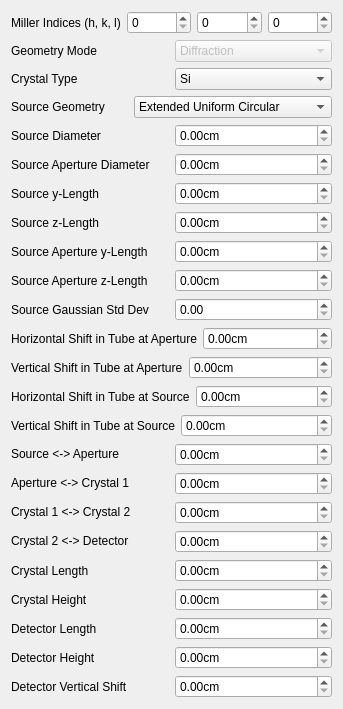
           <widget class="QWidget" name="scrollAreaWidgetContents_2">
            <property name="geometry">
             <rect>
              <x>0</x>
              <y>0</y>
              <width>343</width>
              <height>690</height>
             </rect>
            </property>
            <layout class="QVBoxLayout" name="verticalLayout_5">
             <item>
              <layout class="QHBoxLayout" name="horizontalLayout_81">
               <item>
                <widget class="QLabel" name="sg_label_66">
                 <property name="text">
                  <string>Miller Indices (h, k, l)</string>
                 </property>
                </widget>
               </item>
               <item>
                <widget class="QSpinBox" name="spinBox_5"/>
               </item>
               <item>
                <widget class="QSpinBox" name="spinBox_6"/>
               </item>
               <item>
                <widget class="QSpinBox" name="spinBox_7"/>
               </item>
              </layout>
             </item>
             <item>
              <layout class="QHBoxLayout" name="horizontalLayout_82">
               <item>
                <widget class="QLabel" name="sg_label_78">
                 <property name="text">
                  <string>Geometry Mode</string>
                 </property>
                </widget>
               </item>
               <item>
                <widget class="QComboBox" name="src_geometry_5">
                 <property name="enabled">
                  <bool>false</bool>
                 </property>
                 <item>
                  <property name="text">
                   <string>Diffraction</string>
                  </property>
                 </item>
                 <item>
                  <property name="text">
                   <string>Transmission</string>
                  </property>
                 </item>
                </widget>
               </item>
              </layout>
             </item>
             <item>
              <layout class="QHBoxLayout" name="horizontalLayout_83">
               <item>
                <widget class="QLabel" name="sg_label_79">
                 <property name="text">
                  <string>Crystal Type</string>
                 </property>
                </widget>
               </item>
               <item>
                <widget class="QComboBox" name="src_geometry_6">
                 <property name="enabled">
                  <bool>true</bool>
                 </property>
                 <item>
                  <property name="text">
                   <string>Si</string>
                  </property>
                 </item>
                 <item>
                  <property name="text">
                   <string>Ge</string>
                  </property>
                 </item>
                </widget>
               </item>
              </layout>
             </item>
             <item>
              <layout class="QHBoxLayout" name="horizontalLayout_5">
               <item>
                <widget class="QLabel" name="sg_label">
                 <property name="text">
                  <string>Source Geometry</string>
                 </property>
                </widget>
               </item>
               <item>
                <widget class="QComboBox" name="src_geometry">
                 <item>
                  <property name="text">
                   <string>Extended Uniform Circular</string>
                  </property>
                 </item>
                 <item>
                  <property name="text">
                   <string>Extended Uniform Rectangular</string>
                  </property>
                 </item>
                 <item>
                  <property name="text">
                   <string>Point</string>
                  </property>
                 </item>
                 <item>
                  <property name="text">
                   <string>Extended Gaussian</string>
                  </property>
                 </item>
                </widget>
               </item>
              </layout>
             </item>
             <item>
              <layout class="QHBoxLayout" name="horizontalLayout_17">
               <item>
                <widget class="QLabel" name="sg_label_13">
                 <property name="text">
                  <string>Source Diameter</string>
                 </property>
                </widget>
               </item>
               <item>
                <widget class="QDoubleSpinBox" name="src_aprt_11">
                 <property name="suffix">
                  <string>cm</string>
                 </property>
                 <property name="decimals">
                  <number>2</number>
                 </property>
                 <property name="maximum">
                  <double>9999.000000000000000</double>
                 </property>
                </widget>
               </item>
              </layout>
             </item>
             <item>
              <layout class="QHBoxLayout" name="horizontalLayout_18">
               <item>
                <widget class="QLabel" name="sg_label_14">
                 <property name="text">
                  <string>Source Aperture Diameter</string>
                 </property>
                </widget>
               </item>
               <item>
                <widget class="QDoubleSpinBox" name="src_aprt_12">
                 <property name="suffix">
                  <string>cm</string>
                 </property>
                 <property name="decimals">
                  <number>2</number>
                 </property>
                 <property name="maximum">
                  <double>9999.000000000000000</double>
                 </property>
                </widget>
               </item>
              </layout>
             </item>
             <item>
              <layout class="QHBoxLayout" name="horizontalLayout_24">
               <item>
                <widget class="QLabel" name="sg_label_20">
                 <property name="text">
                  <string>Source y-Length</string>
                 </property>
                </widget>
               </item>
               <item>
                <widget class="QDoubleSpinBox" name="src_aprt_18">
                 <property name="suffix">
                  <string>cm</string>
                 </property>
                 <property name="decimals">
                  <number>2</number>
                 </property>
                 <property name="maximum">
                  <double>9999.000000000000000</double>
                 </property>
                </widget>
               </item>
              </layout>
             </item>
             <item>
              <layout class="QHBoxLayout" name="horizontalLayout_25">
               <item>
                <widget class="QLabel" name="sg_label_21">
                 <property name="text">
                  <string>Source z-Length</string>
                 </property>
                </widget>
               </item>
               <item>
                <widget class="QDoubleSpinBox" name="src_aprt_19">
                 <property name="suffix">
                  <string>cm</string>
                 </property>
                 <property name="decimals">
                  <number>2</number>
                 </property>
                 <property name="maximum">
                  <double>9999.000000000000000</double>
                 </property>
                </widget>
               </item>
              </layout>
             </item>
             <item>
              <layout class="QHBoxLayout" name="horizontalLayout_26">
               <item>
                <widget class="QLabel" name="sg_label_22">
                 <property name="text">
                  <string>Source Aperture y-Length</string>
                 </property>
                </widget>
               </item>
               <item>
                <widget class="QDoubleSpinBox" name="src_aprt_20">
                 <property name="suffix">
                  <string>cm</string>
                 </property>
                 <property name="decimals">
                  <number>2</number>
                 </property>
                 <property name="maximum">
                  <double>9999.000000000000000</double>
                 </property>
                </widget>
               </item>
              </layout>
             </item>
             <item>
              <layout class="QHBoxLayout" name="horizontalLayout_27">
               <item>
                <widget class="QLabel" name="sg_label_23">
                 <property name="text">
                  <string>Source Aperture z-Length</string>
                 </property>
                </widget>
               </item>
               <item>
                <widget class="QDoubleSpinBox" name="src_aprt_21">
                 <property name="suffix">
                  <string>cm</string>
                 </property>
                 <property name="decimals">
                  <number>2</number>
                 </property>
                 <property name="maximum">
                  <double>9999.000000000000000</double>
                 </property>
                </widget>
               </item>
              </layout>
             </item>
             <item>
              <layout class="QHBoxLayout" name="horizontalLayout_19">
               <item>
                <widget class="QLabel" name="sg_label_15">
                 <property name="text">
                  <string>Source Gaussian Std Dev</string>
                 </property>
                </widget>
               </item>
               <item>
                <widget class="QDoubleSpinBox" name="src_aprt_13">
                 <property name="suffix">
                  <string/>
                 </property>
                 <property name="decimals">
                  <number>2</number>
                 </property>
                 <property name="maximum">
                  <double>9999.000000000000000</double>
                 </property>
                </widget>
               </item>
              </layout>
             </item>
             <item>
              <layout class="QHBoxLayout" name="horizontalLayout_20">
               <item>
                <widget class="QLabel" name="sg_label_16">
                 <property name="text">
                  <string>Horizontal Shift in Tube at Aperture</string>
                 </property>
                </widget>
               </item>
               <item>
                <widget class="QDoubleSpinBox" name="src_aprt_14">
                 <property name="suffix">
                  <string>cm</string>
                 </property>
                 <property name="decimals">
                  <number>2</number>
                 </property>
                 <property name="maximum">
                  <double>9999.000000000000000</double>
                 </property>
                </widget>
               </item>
              </layout>
             </item>
             <item>
              <layout class="QHBoxLayout" name="horizontalLayout_21">
               <item>
                <widget class="QLabel" name="sg_label_17">
                 <property name="text">
                  <string>Vertical Shift in Tube at Aperture</string>
                 </property>
                </widget>
               </item>
               <item>
                <widget class="QDoubleSpinBox" name="src_aprt_15">
                 <property name="suffix">
                  <string>cm</string>
                 </property>
                 <property name="decimals">
                  <number>2</number>
                 </property>
                 <property name="maximum">
                  <double>9999.000000000000000</double>
                 </property>
                </widget>
               </item>
              </layout>
             </item>
             <item>
              <layout class="QHBoxLayout" name="horizontalLayout_22">
               <item>
                <widget class="QLabel" name="sg_label_18">
                 <property name="text">
                  <string>Horizontal Shift in Tube at Source</string>
                 </property>
                </widget>
               </item>
               <item>
                <widget class="QDoubleSpinBox" name="src_aprt_16">
                 <property name="suffix">
                  <string>cm</string>
                 </property>
                 <property name="decimals">
                  <number>2</number>
                 </property>
                 <property name="maximum">
                  <double>9999.000000000000000</double>
                 </property>
                </widget>
               </item>
              </layout>
             </item>
             <item>
              <layout class="QHBoxLayout" name="horizontalLayout_23">
               <item>
                <widget class="QLabel" name="sg_label_19">
                 <property name="text">
                  <string>Vertical Shift in Tube at Source</string>
                 </property>
                </widget>
               </item>
               <item>
                <widget class="QDoubleSpinBox" name="src_aprt_17">
                 <property name="suffix">
                  <string>cm</string>
                 </property>
                 <property name="decimals">
                  <number>2</number>
                 </property>
                 <property name="maximum">
                  <double>9999.000000000000000</double>
                 </property>
                </widget>
               </item>
              </layout>
             </item>
             <item>
              <layout class="QHBoxLayout" name="horizontalLayout_6">
               <item>
                <widget class="QLabel" name="sg_label_2">
                 <property name="text">
                  <string>Source &lt;-&gt; Aperture</string>
                 </property>
                </widget>
               </item>
               <item>
                <widget class="QDoubleSpinBox" name="src_aprt">
                 <property name="suffix">
                  <string>cm</string>
                 </property>
                 <property name="decimals">
                  <number>2</number>
                 </property>
                 <property name="maximum">
                  <double>9999.000000000000000</double>
                 </property>
                </widget>
               </item>
              </layout>
             </item>
             <item>
              <layout class="QHBoxLayout" name="horizontalLayout_7">
               <item>
                <widget class="QLabel" name="sg_label_3">
                 <property name="text">
                  <string>Aperture &lt;-&gt; Crystal 1</string>
                 </property>
                </widget>
               </item>
               <item>
                <widget class="QDoubleSpinBox" name="src_aprt_2">
                 <property name="suffix">
                  <string>cm</string>
                 </property>
                 <property name="decimals">
                  <number>2</number>
                 </property>
                 <property name="maximum">
                  <double>9999.000000000000000</double>
                 </property>
                </widget>
               </item>
              </layout>
             </item>
             <item>
              <layout class="QHBoxLayout" name="horizontalLayout_8">
               <item>
                <widget class="QLabel" name="sg_label_4">
                 <property name="text">
                  <string>Crystal 1 &lt;-&gt; Crystal 2</string>
                 </property>
                </widget>
               </item>
               <item>
                <widget class="QDoubleSpinBox" name="src_aprt_3">
                 <property name="suffix">
                  <string>cm</string>
                 </property>
                 <property name="decimals">
                  <number>2</number>
                 </property>
                 <property name="maximum">
                  <double>9999.000000000000000</double>
                 </property>
                </widget>
               </item>
              </layout>
             </item>
             <item>
              <layout class="QHBoxLayout" name="horizontalLayout_9">
               <item>
                <widget class="QLabel" name="sg_label_5">
                 <property name="text">
                  <string>Crystal 2 &lt;-&gt; Detector</string>
                 </property>
                </widget>
               </item>
               <item>
                <widget class="QDoubleSpinBox" name="src_aprt_4">
                 <property name="suffix">
                  <string>cm</string>
                 </property>
                 <property name="decimals">
                  <number>2</number>
                 </property>
                 <property name="maximum">
                  <double>9999.000000000000000</double>
                 </property>
                </widget>
               </item>
              </layout>
             </item>
             <item>
              <layout class="QHBoxLayout" name="horizontalLayout_11">
               <item>
                <widget class="QLabel" name="sg_label_7">
                 <property name="text">
                  <string>Crystal Length</string>
                 </property>
                </widget>
               </item>
               <item>
                <widget class="QDoubleSpinBox" name="src_aprt_6">
                 <property name="suffix">
                  <string>cm</string>
                 </property>
                 <property name="decimals">
                  <number>2</number>
                 </property>
                 <property name="maximum">
                  <double>9999.000000000000000</double>
                 </property>
                </widget>
               </item>
              </layout>
             </item>
             <item>
              <layout class="QHBoxLayout" name="horizontalLayout_12">
               <item>
                <widget class="QLabel" name="sg_label_8">
                 <property name="text">
                  <string>Crystal Height</string>
                 </property>
                </widget>
               </item>
               <item>
                <widget class="QDoubleSpinBox" name="src_aprt_7">
                 <property name="suffix">
                  <string>cm</string>
                 </property>
                 <property name="decimals">
                  <number>2</number>
                 </property>
                 <property name="maximum">
                  <double>9999.000000000000000</double>
                 </property>
                </widget>
               </item>
              </layout>
             </item>
             <item>
              <layout class="QHBoxLayout" name="horizontalLayout_13">
               <item>
                <widget class="QLabel" name="sg_label_9">
                 <property name="text">
                  <string>Detector Length</string>
                 </property>
                </widget>
               </item>
               <item>
                <widget class="QDoubleSpinBox" name="src_aprt_8">
                 <property name="suffix">
                  <string>cm</string>
                 </property>
                 <property name="decimals">
                  <number>2</number>
                 </property>
                 <property name="maximum">
                  <double>9999.000000000000000</double>
                 </property>
                </widget>
               </item>
              </layout>
             </item>
             <item>
              <layout class="QHBoxLayout" name="horizontalLayout_14">
               <item>
                <widget class="QLabel" name="sg_label_10">
                 <property name="text">
                  <string>Detector Height</string>
                 </property>
                </widget>
               </item>
               <item>
                <widget class="QDoubleSpinBox" name="src_aprt_9">
                 <property name="suffix">
                  <string>cm</string>
                 </property>
                 <property name="decimals">
                  <number>2</number>
                 </property>
                 <property name="maximum">
                  <double>9999.000000000000000</double>
                 </property>
                </widget>
               </item>
              </layout>
             </item>
             <item>
              <layout class="QHBoxLayout" name="horizontalLayout_15">
               <item>
                <widget class="QLabel" name="sg_label_11">
                 <property name="text">
                  <string>Detector Vertical Shift</string>
                 </property>
                </widget>
               </item>
               <item>
                <widget class="QDoubleSpinBox" name="src_aprt_10">
                 <property name="suffix">
                  <string>cm</string>
                 </property>
                 <property name="decimals">
                  <number>2</number>
                 </property>
                 <property name="maximum">
                  <double>9999.000000000000000</double>
                 </property>
                </widget>
               </item>
              </layout>
             </item>
             <item>
              <spacer name="verticalSpacer_3">
               <property name="orientation">
                <enum>Qt::Vertical</enum>
               </property>
               <property name="sizeHint" stdset="0">
                <size>
                 <width>20</width>
                 <height>40</height>
                </size>
               </property>
              </spacer>
             </item>
            </layout>
           </widget>
